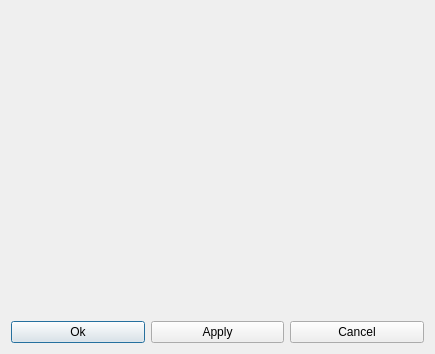
<?xml version="1.0" encoding="UTF-8"?>
<ui version="4.0">
 <class>Dialog</class>
 <widget class="QDialog" name="Dialog">
  <property name="geometry">
   <rect>
    <x>0</x>
    <y>0</y>
    <width>435</width>
    <height>354</height>
   </rect>
  </property>
  <property name="windowTitle">
   <string>Export settings</string>
  </property>
  <layout class="QVBoxLayout" name="verticalLayout_2">
   <item>
    <layout class="QGridLayout" name="algoList"/>
   </item>
   <item>
    <spacer name="verticalSpacer">
     <property name="orientation">
      <enum>Qt::Vertical</enum>
     </property>
     <property name="sizeHint" stdset="0">
      <size>
       <width>20</width>
       <height>40</height>
      </size>
     </property>
    </spacer>
   </item>
   <item>
    <layout class="QHBoxLayout" name="horizontalLayout">
     <item>
      <widget class="QPushButton" name="okButton">
       <property name="text">
        <string>Ok</string>
       </property>
      </widget>
     </item>
     <item>
      <widget class="QPushButton" name="applyButton">
       <property name="text">
        <string>Apply</string>
       </property>
      </widget>
     </item>
     <item>
      <widget class="QPushButton" name="cancelButton">
       <property name="text">
        <string>Cancel</string>
       </property>
      </widget>
     </item>
    </layout>
   </item>
  </layout>
 </widget>
 <resources/>
 <connections/>
</ui>
